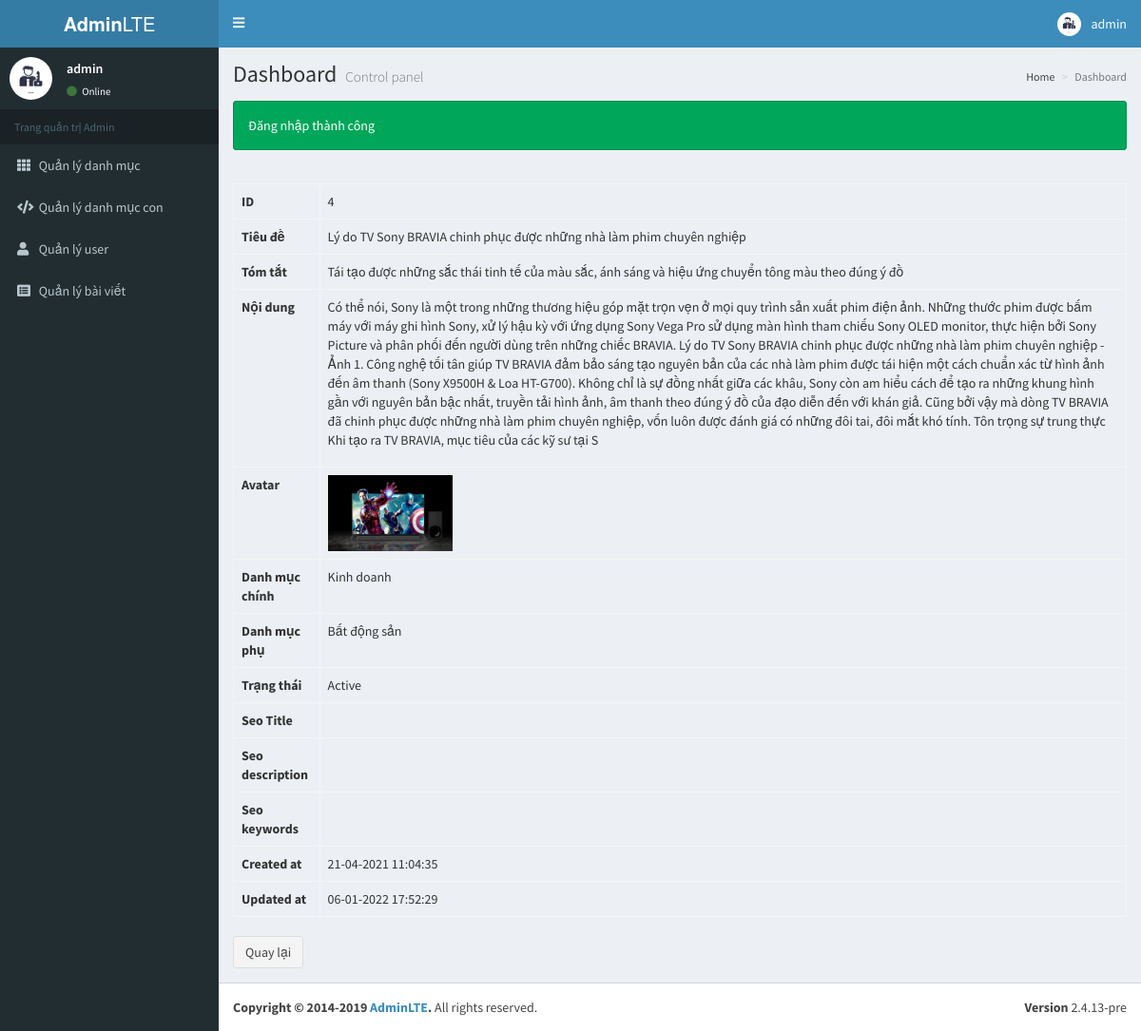
The page /index.php?controller=news&action=detail&id=4 (signed in) on the database its author committed.
### tables this page shows
CREATE TABLE `news` (
  `id` int(11) NOT NULL,
  `title` varchar(100) NOT NULL COMMENT 'Tiêu đề tin tức',
  `summary` varchar(1000) DEFAULT NULL COMMENT 'Mô tả ngắn cho tin tức',
  `content` mediumtext DEFAULT NULL,
  `avatar` varchar(1000) DEFAULT NULL COMMENT 'Tên file ảnh tin tức',
  `categoryid` int(11) DEFAULT NULL,
  `subcategoryid` int(11) DEFAULT NULL,
  `status` int(11) NOT NULL,
  `seo_title` varchar(100) DEFAULT NULL COMMENT 'Từ khóa seo cho title',
  `seo_description` varchar(100) DEFAULT NULL COMMENT 'Từ khóa seo cho phần mô tả',
  `seo_keywords` varchar(100) DEFAULT NULL COMMENT 'Các từ khóa seo',
  `created_at` timestamp NOT NULL DEFAULT current_timestamp() COMMENT 'Ngày tạo',
  `updated_at` datetime DEFAULT NULL COMMENT 'Ngày cập nhật cuối'
);

CREATE TABLE `tblcategory` (
  `id` int(11) NOT NULL,
  `CategoryName` varchar(200) DEFAULT NULL,
  `Description` mediumtext DEFAULT NULL,
  `PostingDate` timestamp NULL DEFAULT current_timestamp(),
  `UpdationDate` timestamp NULL DEFAULT NULL,
  `Is_Active` int(1) DEFAULT NULL
);

CREATE TABLE `tblsubcategory` (
  `SubCategoryId` int(11) NOT NULL,
  `CategoryId` int(11) DEFAULT NULL,
  `Subcategory` varchar(255) DEFAULT NULL,
  `SubCatDescription` mediumtext DEFAULT NULL,
  `PostingDate` timestamp NOT NULL DEFAULT current_timestamp(),
  `UpdationDate` timestamp NULL DEFAULT NULL,
  `Is_Active` int(1) DEFAULT NULL
);

### controllers/Controller.php (called while the page is built, shortened)
<?php
class Controller
{
    public function render($file, $variables = []) {
        extract($variables);
        require_once $file;
        $render_view = ob_get_clean();
        return $render_view;
    }
}

### controllers/NewsController.php (called while the page is built, shortened)
<?php
require_once 'controllers/Controller.php';
require_once 'models/News.php';
class NewsController extends Controller
{
  public function detail()
  {
    $id = $_GET['id'];
    $news_model = new News();
    $new = $news_model->getById($id);
    $this->content = $this->render('views/news/detail.php', [
        'new' => $new
    ]);
    require_once 'views/layouts/main.php';
  }
}

### index.php (called while the page is built, shortened)
<?php
$action = isset($_GET['action']) ? $_GET['action'] : 'index';
$object = new $controller();
$object->$action();
?>

### models/Model.php (called while the page is built, shortened)
<?php
class Model {
  public function __construct() {
    $this->connection = $this->getConnection();
  }
  public function getConnection() {
    try {
      $connection = new PDO(Database::DB_DSN, Database::DB_USERNAME, Database::DB_PASSWORD);
    } catch (PDOException $e) {
      die("Kết nối CSDL theo PDO thất bại: " . $e->getMessage());
    }
    return $connection;
  }
}

### models/News.php (called while the page is built, shortened)
<?php
require_once 'models/Model.php';
class News extends Model
{
    public function getById($id)
    {
        $obj_select = $this->connection
            ->prepare("SELECT news.*, tblcategory.Description AS category_name, tblsubcategory.SubCatDescription AS subcate_name FROM news
                        LEFT JOIN tblcategory ON tblcategory.id = news.categoryid
                        LEFT JOIN tblsubcategory ON tblsubcategory.SubCategoryId = news.subcategoryid WHERE news.id = $id");
        $obj_select->execute();
        return $obj_select->fetch(PDO::FETCH_ASSOC);
    }
}

### helpers/Helper.php (called while the page is built, shortened)
<?php
class Helper
{
    public static function getStatusText($status = 0) {
        $status_text = '';
        switch ($status) {
            case self::STATUS_ACTIVE:
                $status_text = self::STATUS_ACTIVE_TEXT;
                break;
        }
        return $status_text;
    }
}

### views/news/detail.php (the view)
<?php
require_once 'helpers/Helper.php';
?>
<table class="table table-bordered">
    <tr>
        <th>ID</th>
        <td><?php echo $new['id']?></td>
    </tr>
    <tr>
        <th>Tiêu đề</th>
        <td><?php echo $new['title']?></td>
    </tr>
    <tr>
        <th>Tóm tắt</th>
        <td><?php echo $new['summary']?></td>
    </tr>
     <tr>
        <th>Nội dung</th>
        <td><?php echo $new['content']?></td>
    </tr>
    <tr>
        <th>Avatar</th>
        <td>
            <?php if (!empty($new['avatar'])): ?>
                <img height="80" src="assets/images/<?php echo $new['avatar'] ?>"/>
            <?php endif; ?>
        </td>
    </tr>
    <tr>
        <th>Danh mục chính</th>
        <td><?php echo $new['category_name']?></td>
    </tr>
     <tr>
        <th>Danh mục phụ</th>
        <td><?php echo $new['subcate_name']?></td>
    </tr>
    <tr>
        <th>Trạng thái</th>
        <td><?php echo Helper::getStatusText($new['status']) ?></td>
    </tr>
    <tr>
        <th>Seo Title</th>
        <td><?php echo $new['seo_title'] ?></td>
    </tr>
    <tr>
        <th>Seo description</th>
        <td><?php echo $new['seo_description'] ?></td>
    </tr>
    <tr>
        <th>Seo keywords</th>
        <td><?php echo $new['seo_keywords'] ?></td>
    </tr>
    <tr>
        <th>Created at</th>
        <td><?php echo date('d-m-Y H:i:s', strtotime($new['created_at'])) ?></td>
    </tr>
    <tr>
        <th>Updated at</th>
        <td><?php echo !empty($new['updated_at']) ? date('d-m-Y H:i:s', strtotime($new['updated_at'])) : '--' ?></td>
    </tr>
</table>
<a href="index.php?controller=news&action=index" class="btn btn-default">Quay lại</a>

### rows shown on the page
news: id "4", title "Lý do TV Sony BRAVIA chinh phục được những nhà làm phim chuyên nghiệp", summary "Tái tạo được những sắc thái tinh tế của màu sắc, ánh sáng và hiệu ứng chuyển tông màu theo đúng ý đồ", content "Có thể nói, Sony là một trong những thương hiệu góp mặt trọn vẹn ở mọi quy trình sản xuất phim điện ảnh. Những thước phim được bấm máy với máy ghi hình Sony, xử lý hậu kỳ với ứng dụng Sony Vega Pro sử dụng màn hình tham chiếu Sony OLED monitor, thực hiện bởi Sony Picture và phân phối đến người dùng trên những chiếc BRAVIA. Lý do TV Sony BRAVIA chinh phục được những nhà làm phim chuyên nghiệp - Ảnh 1. Công nghệ tối tân giúp TV BRAVIA đảm bảo sáng tạo nguyên bản của các nhà làm phim được tái hiện một cách chuẩn xác từ hình ảnh đến âm thanh (Sony X9500H & Loa HT-G700). Không chỉ là sự đồng nhất giữa các khâu, Sony còn am hiểu cách để tạo ra những khung hình gần với nguyên bản bậc nhất, truyền…", avatar (picture), categoryid.Description "Kinh doanh", subcategoryid.SubCatDescription "Bất động sản", status "Active", created_at "21-04-2021 11:04:35", updated_at "06-01-2022 17:52:29"

### other values the page prints
$username "admin"
$_SESSION['success'] "Đăng nhập thành công"
